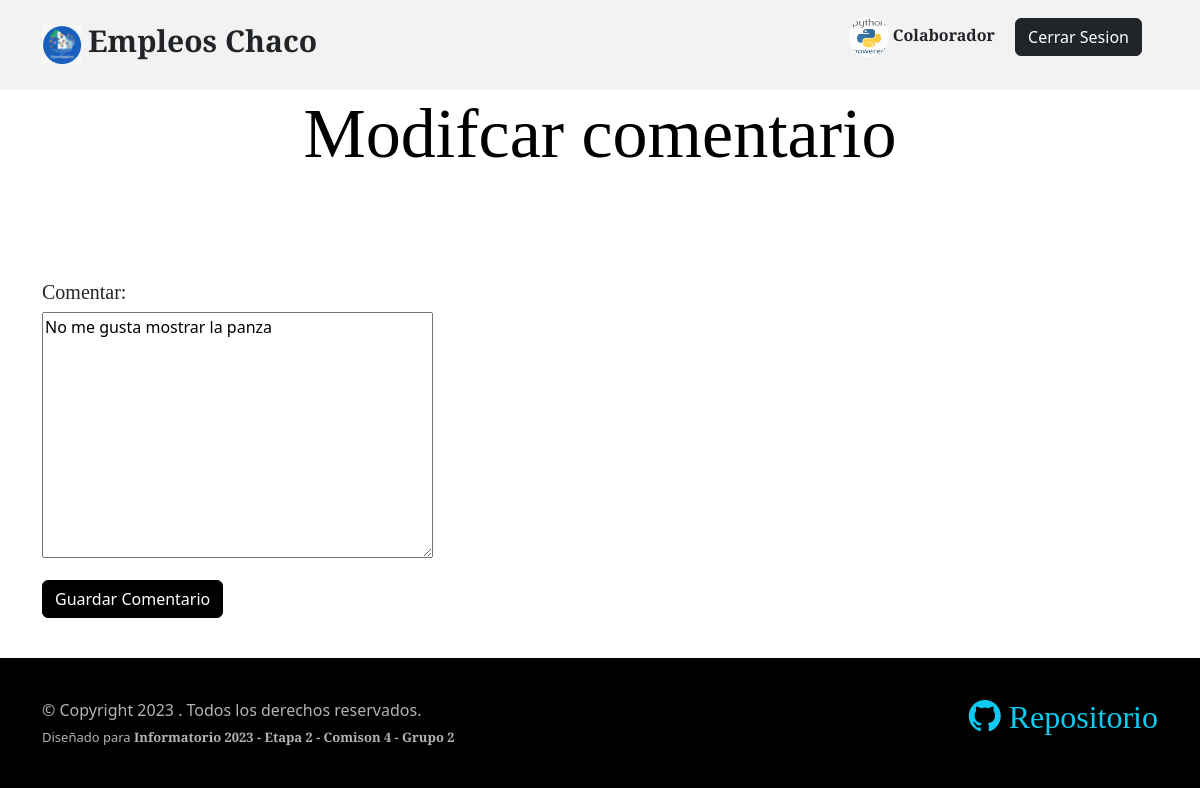
The page /comentario/modificar_comentario/1 (signed in) on the database its author committed.
### Aplicaciones/Usuarios/models.py (models this page shows, shortened)
class Usuario(AbstractUser):
    nombre = models.CharField(max_length=50)
    apellido = models.CharField(max_length=50)
    email = models.EmailField()
    foto_perfil = models.ImageField(null=True, blank=True, upload_to='usuarios', default='usuarios/user_default.png')
    COLABORADOR = "CO"
    MIEMBRO = "MI"
    CHOICES = [
        (COLABORADOR, "Colaborador"),
        (MIEMBRO, "Miembro"),
    ]
    tipo_usuario = models.CharField(
        max_length=2,
        choices=CHOICES,
        default=MIEMBRO,
    )

### Aplicaciones/Comentarios/models.py (models this page shows)
class Comentario(models.Model):
    usuario = models.ForeignKey("Usuarios.Usuario", on_delete=models.CASCADE)
    articulo = models.ForeignKey("Articulos.Articulo", on_delete=models.CASCADE)
    fecha_publicacion = models.DateTimeField(default= timezone.now)
    fecha_edicion = models.DateTimeField(null=True)
    texto = models.TextField(verbose_name='Comentario')

### Aplicaciones/Comentarios/views.py (the view, shortened to what this page needs)
# urls.py: path("modificar_comentario/<int:pk>",ModificarComentario.as_view(),name="modificar_comentario"),
class ModificarComentario(LoginRequiredMixin, UpdateView):
    model=Comentario
    fields=["texto"]
    template_name= "ComentariosTemplates/modificar_comentario.html"

### Templates/ComentariosTemplates/modificar_comentario.html (shortened to what this page needs)
{% extends 'base.html' %}
{% load static %}
{% block contenido %}
<div class="container mt-auto">
    <div class="row">
            <div class="col-lg-12 text-center mb-5">
                <h1 class="page-title">-</h1>
              <h1 class="page-title">Modifcar comentario</h1>
            </div>
<form method="POST" enctype="multipart/form-data">
    {% for item in form %}
         <div class="row justify-content-center mt-5">
            <div class="col-lg-12">
              <h5 class="comment-title">Comentar:</h5>
              <div class="row">
                <div class="col-lg-6 mb-3">
                <div class="col-12 mb-3">
                    {{ item }}
                </div>
                <div class="col-12">
                    {% if user.is_authenticated %}
                  <input type="submit" class="btn btn-primary" value="Guardar Comentario">
                    {% else %}
                    <button type="button" class="btn btn-outline-secondary" data-bs-toggle="modal"
                    data-bs-target="#exampleModal">
                    Guardar Comentario
                </button>
                {% endif %}
            </form>
                </div>
              </div>
            </div>
        <div class="fieldWrapper">
        </div>
        <br>
    {% endfor %}
    {% endblock %}

### Templates/navbar.html (shortened to what this page needs)
{% load static %}
  <header id="header" class="header d-flex align-items-center fixed-top">
    <div class="container-fluid container-xl d-flex align-items-center justify-content-between">
      <a href="{% url 'Aplicaciones.Articulos:listar_articulos' %}" class="logo d-flex align-items-center">
        <img src="{% static 'img/logo.jpg' %}" alt="">
        <h1>Empleos Chaco</h1>
      </a>
      <div class="mt-auto">
        {% if user.is_authenticated %}
        <p><img src="{{ user.foto_perfil.url }}" alt="perfil" width="40" height="40"
            class="rounded-circle flex-shrink-0 m1"> <b class="text-seconday">{{ user.username }}</b> <a href="{% url 'Aplicaciones.Usuarios:cerrar_sesion' %}" class="btn btn-dark mx-3">   Cerrar Sesion</a></p>
        {% else %}
        <a href="{% url 'Aplicaciones.Usuarios:registrar_usuario' %}" class="btn btn-dark">Registrarse</a>
        <a href="{% url 'Aplicaciones.Usuarios:iniciar_sesion' %}" class="btn btn-dark">Ingresar</a>
        {% endif %}
      </div>
    </div>
  </header>

### static/css/variables.css (style rules this page uses)
:root { --font-default: 'EB Garamond', system-ui, -apple-system, "Segoe UI", Roboto, "Helvetica Neue", Arial, "Noto Sans", "Liberation Sans", sans-serif, "Apple Color Emoji", "Segoe UI Emoji", "Segoe UI Symbol", "Noto Color Emoji"; --font-primary: 'EB Garamond', serif; --font-secondary: 'Inter', sans-serif; --color-default: #212529; --color-default-rgb: 33, 37, 41; --color-primary: #212529; --color-primary-light: #26282c; --color-primary-dark: #0b0c0e; --color-primary-rgb: 33, 37, 41; --color-primary-light-rgb: 38, 40, 44; --color-primary-dark-rgb: 11, 12, 14; --color-secondary: #596d80; --color-secondary-light: #8498aa; --color-secondary-dark: #404f5c; --color-secondary-rgb: 89, 109, 128; --color-secondary-light-rgb: 132, 152, 170; --color-secondary-dark-rgb: 64, 79, 92; --color-blue: #0d6efd; --color-blue-rgb: 13, 110, 253; --color-indigo: #6610f2; --color-indigo-rgb: 102, 16, 242; --color-purple: #6f42c1; --color-purple-rgb: 111, 66, 193; --color-pink: #f3268c; --color-pink-rgb: 243, 38, 140; --color-red: #df1529; --color-red-rgb: 223, 21, 4; --color-orange: #fd7e14; --color-orange-rgb: 253, 126, 20; --color-yellow: #ffc107; --color-yellow-rgb: 255, 193, 7; --color-green: #059652; --color-green-rgb: 5, 150, 82; --color-teal: #20c997; --color-teal-rgb: 32, 201, 151; --color-cyan: #0dcaf0; --color-cyan-rgb: 13, 202, 240; --color-white: #ffffff; --color-white-rgb: 255, 255, 255; --color-gray: #6c757d; --color-gray-rgb: 108, 117, 125; --color-black: #000000; --color-black-rgb: 0, 0, 0; }
:root { --bs-blue: var(--color-blue); --bs-indigo: var(--color-indigo); --bs-purple: var(--color-purple); --bs-pink: var(--color-pink); --bs-red: var(--color-red); --bs-orange: var(--color-orange); --bs-yellow: var(--color-yellow); --bs-green: var(--color-green); --bs-teal: var(--color-teal); --bs-cyan: var(--color-cyan); --bs-white: var(--color-white); --bs-gray: var(--color-gray); --bs-gray-dark: #343a40; --bs-gray-100: #f8f9fa; --bs-gray-200: #e9ecef; --bs-gray-300: #dee2e6; --bs-gray-400: #ced4da; --bs-gray-500: #adb5bd; --bs-gray-600: #6c757d; --bs-gray-700: #495057; --bs-gray-800: #343a40; --bs-gray-900: #212529; --bs-primary: var(--color-blue); --bs-secondary: var(--color-blue); --bs-success: #198754; --bs-info: #0dcaf0; --bs-warning: #ffc107; --bs-danger: #dc3545; --bs-light: #f8f9fa; --bs-dark: #212529; --bs-primary-rgb: var(--color-primary-rgb); --bs-secondary-rgb: var(--color-secondary-rgb); --bs-success-rgb: 25, 135, 84; --bs-info-rgb: 13, 202, 240; --bs-warning-rgb: 255, 193, 7; --bs-danger-rgb: 220, 53, 69; --bs-light-rgb: 248, 249, 250; --bs-dark-rgb: 33, 37, 41; --bs-white-rgb: var(--color-white-rgb); --bs-black-rgb: var(--color-black-rgb); --bs-body-color-rgb: var(--color-default-rgb); --bs-body-bg-rgb: 255, 255, 255; --bs-font-sans-serif: var(--font-default); --bs-font-monospace: SFMono-Regular, Menlo, Monaco, Consolas, "Liberation Mono", "Courier New", monospace; --bs-gradient: linear-gradient(180deg, rgba(255, 255, 255, 0.15), rgba(255, 255, 255, 0)); --bs-body-font-family: var(--font-default); --bs-body-font-size: 1rem; --bs-body-font-weight: 400; --bs-body-line-height: 1.5; --bs-body-color: var(--color-default); --bs-body-bg: #fff; }

### static/css/main.css (style rules this page uses)
:root { scroll-behavior: smooth; }
body { color: rgba(var(--color-primary-rgb), 1); }
a { text-decoration: none; }
h1, h2, h3, h4, h5, h6 { font-family: var(--font-primary); }
.page-title { font-size: 70px; color: var(--color-black); }
.btn.btn-primary { background-color: var(--color-black); color: var(--color-white); border-color: var(--color-black); }
.header { height: 90px; transition: all 0.5s; z-index: 997; background: #f2f2f2; }
.header .logo img { max-height: 40px; margin-right: 6px; }
.header .logo h1 { font-size: 30px; font-weight: 700; color: var(--color-default); font-family: var(--font-primary); }

### rows shown on the page
Usuario: foto_perfil (picture), username "Colaborador"
Comentario: form "No me gusta mostrar la panza"
